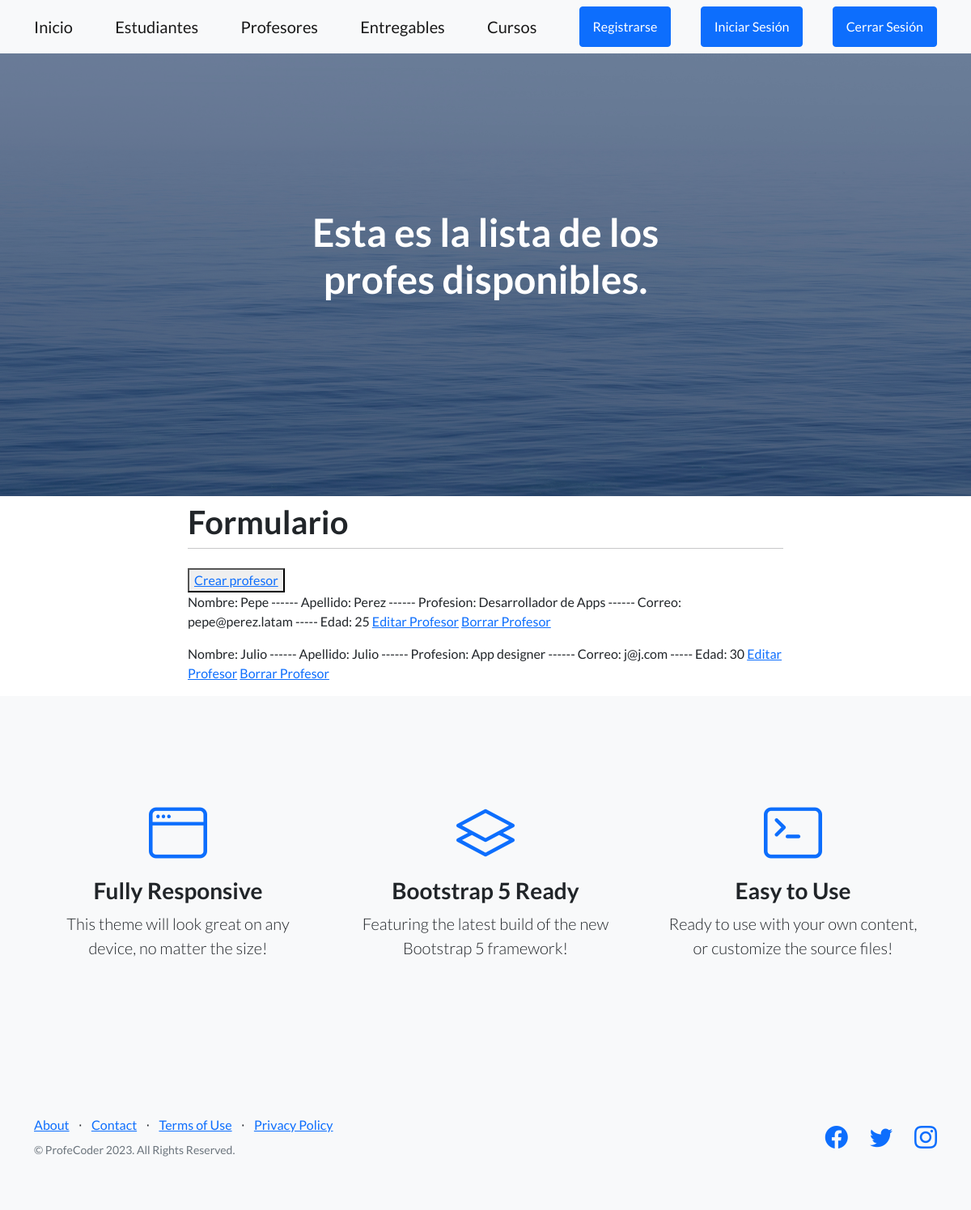
The app's page /AppCoder/ver_profes/ with its own data.
### AppCoder/models.py (models this page shows)
class Profesor(models.Model):
    nombre = models.CharField(max_length=40)  #para mensajes de texto (cadenas de caracteres) pequeños
    apellido = models.CharField(max_length=40)
    email = models.EmailField()
    profesion = models.CharField(max_length=35)
    edad = models.IntegerField(default=0)

### AppCoder/views.py (the view)
# urls.py: path("ver_profes/", ver_profes, name="Ver Profesores"),
def ver_profes(request):
    listaProfes = Profesor.objects.all()
    return render(request, "AppCoder/verProfesores.html", {"listaProfes":listaProfes})

### AppCoder/templates/AppCoder/verProfesores.html
{% extends "AppCoder/padre.html" %}
{% block titulo %}
Esta es la lista de los profes disponibles.
{% endblock %}
{% block formulario %}
<button>
    <a href="{% url 'Crear Profesores' %}">Crear profesor</a>
</button>
{% for profe in listaProfes %}
    <p> Nombre: {{profe.nombre}} ------ Apellido: {{profe.apellido}} ------
        Profesion: {{profe.profesion}} ------ Correo: {{profe.email}} ----- Edad: {{profe.edad}}
    <a href="{% url 'Editar Profesor' profe.nombre %}">Editar Profesor</a>
    <a href="{% url 'Borrar Profesor' profe.nombre %}">Borrar Profesor</a>
    </p>
{% endfor %}
{% endblock %}

### records on screen
Profesor: nombre "Pepe", apellido "Perez", profesion "Desarrollador de Apps", email "pepe@perez.latam", edad "25"
Profesor: nombre "Julio", apellido "Julio", profesion "App designer", email "j@j.com", edad "30"
